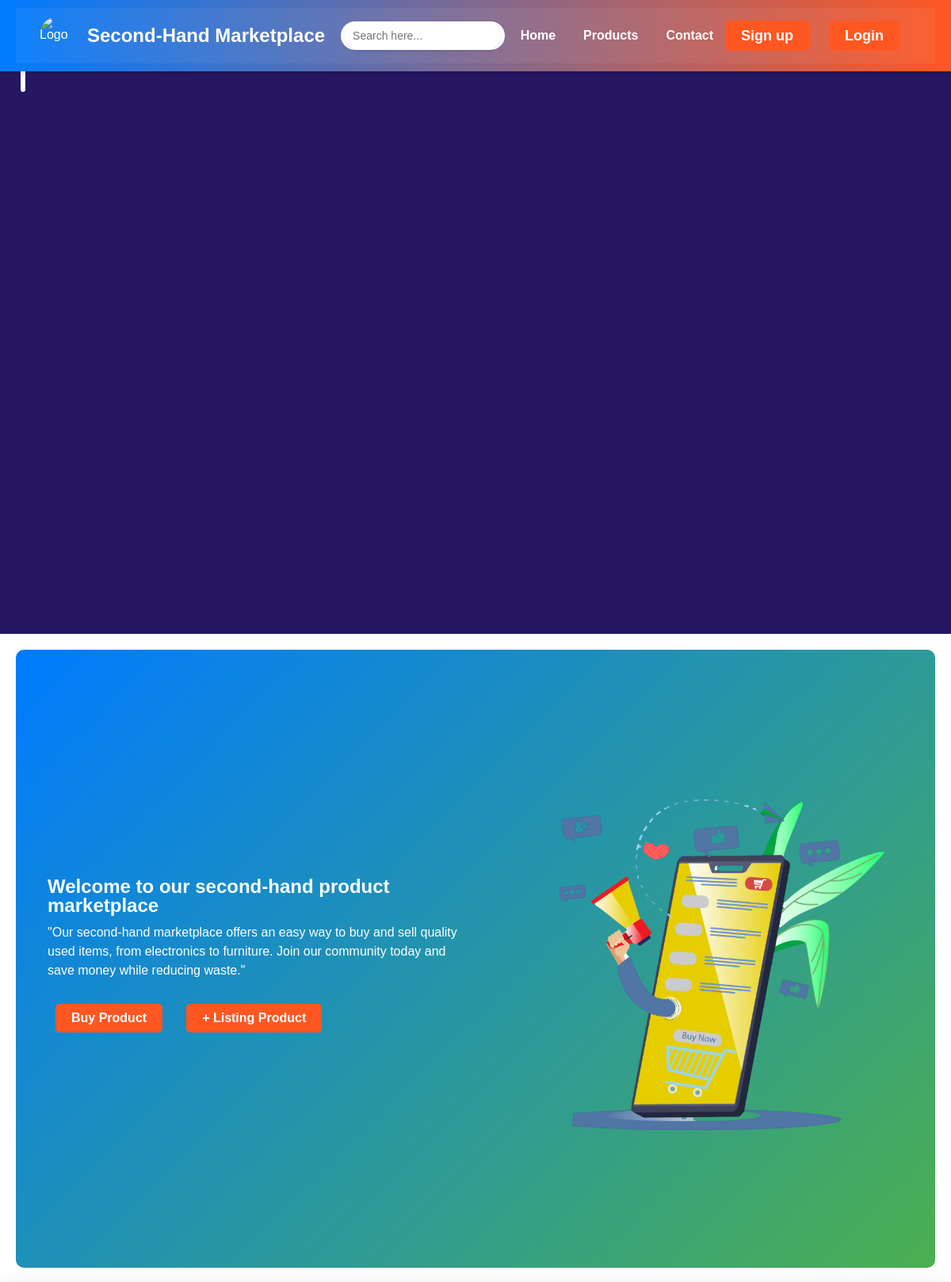
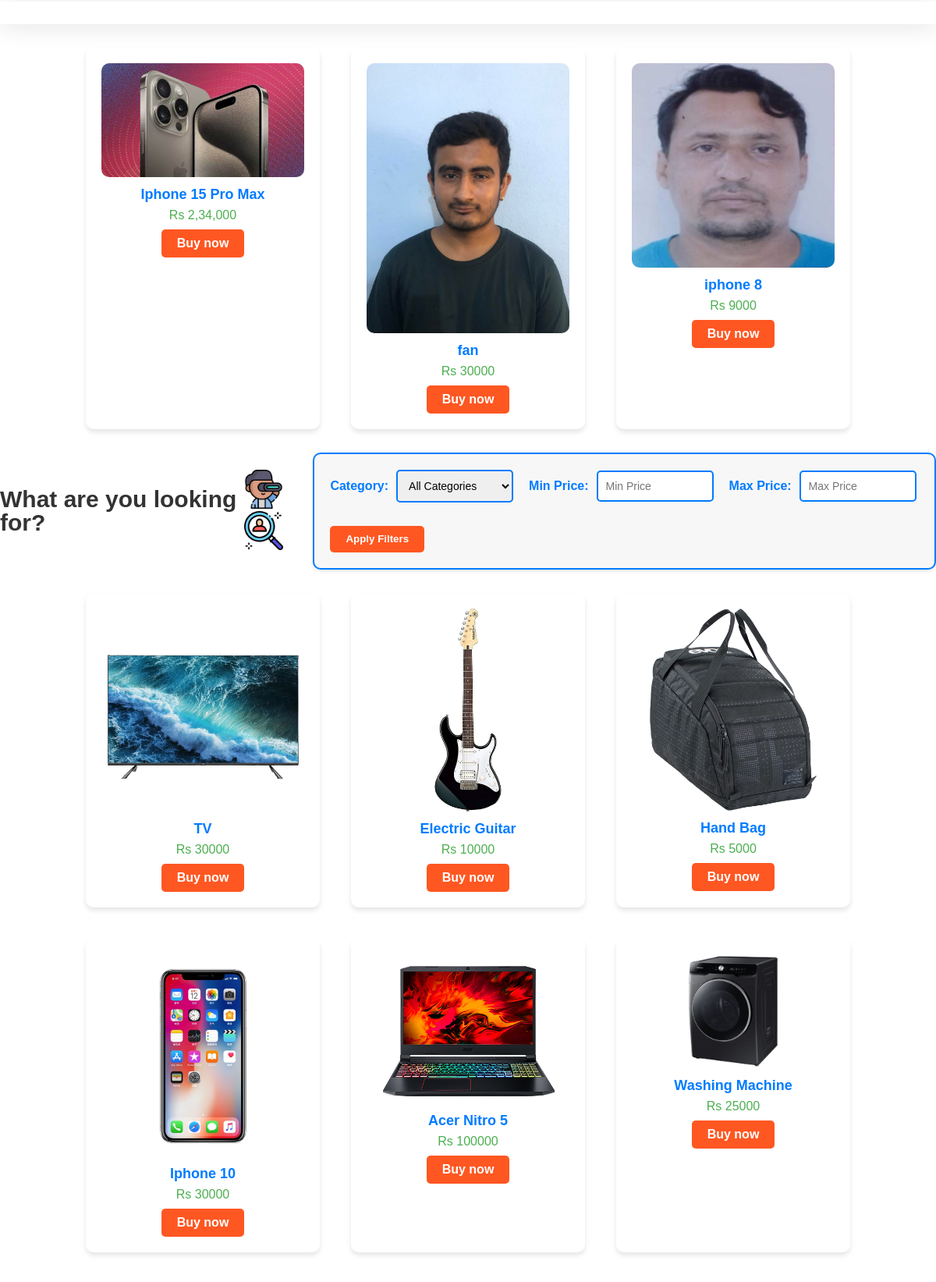
The app's page /userhomepage/homepage.php (upper part) with its own data (2 pictures, top to bottom).
### tables this page shows
CREATE TABLE `productdetails` (
  `Product_id` int(11) NOT NULL,
  `user_id` int(11) NOT NULL,
  `product_name` varchar(100) NOT NULL,
  `category_name` varchar(100) NOT NULL,
  `product_price` varchar(500) NOT NULL,
  `product_image` varchar(300) NOT NULL,
  `product_age` varchar(10) NOT NULL,
  `product_bio` varchar(500) NOT NULL,
  `sell_status` varchar(100) NOT NULL DEFAULT 'pending',
  `display_home` int(1) NOT NULL DEFAULT 1
);

### userhomepage/homepage.php (the view, shortened to what this page needs)
<!DOCTYPE html>
<html lang="en">
<head>
    <link rel="stylesheet" href="../css/homepage.css">
    <link href="https://cdnjs.cloudflare.com/ajax/libs/font-awesome/6.5.2/css/all.min.css" rel="stylesheet">
</head>
<body>
    <?php
    $server = 'localhost';
    $username = 'root';
    $password = '';
    $database = 'myfinalproject';
    $con = mysqli_connect($server, $username, $password, $database);
    ?>
    <div class="supermain-container">
        <div class="innernav-bg">
            <div class="inner-container">
                <div class="logo">
                    <img src="logo.png" alt="Logo" class="logo-img">
                    <h3>Second-Hand Marketplace</h3>
                </div>
                <div class="search">
                    <input type="search" placeholder="Search here..." id="live_search">
                </div>
                <div class="nav-links">
                    <a href="homepage.php">Home</a>
                    <a href="products.php">Products</a>
                    <a href="contact.php">Contact</a>
                </div>
                <div class="auth-buttons">
                    <a class="btn1" onclick="showPopup();">Sign up</a>
                    <a href="../login.php" class="btn2">Login</a>
                </div>
            </div>
        </div>
                <div class="innercontainer-inner">
                    <div class="image">
                        <ion-icon name="person-outline"></ion-icon>
                    </div>
                </div>
            </div>
        <div class="mainslider-container">
    <div class="info-container">
        <h2>Welcome to our second-hand product marketplace</h2>
        <p>"Our second-hand marketplace offers an easy way to buy and sell quality used items, from electronics to furniture. Join our community today and save money while reducing waste."</p>
        <div class="infobutton">
            <a href="../login.php" class="infobtn1">Buy Product</a>
            <a href="../login.php" class="infobtn2">+ Listing Product</a>
        </div>
    </div>
    <div class="slide-container">
        <div class="slider">
            <div class="slide slide1"><img src="img1.png" alt="Slide 1"></div>
        </div>
    </div>
</div>
        <div class="recentlyadd">
            <h3>Recently Added Products</h3>
        </div>
        <div class="product-grid">
            <?php
            $stmt = $con->prepare("SELECT * FROM productdetails WHERE display_home = 1 ORDER BY Product_id DESC LIMIT 3");
            $stmt->execute();
            $result = $stmt->get_result();
            if ($result->num_rows > 0) {
                while ($data = $result->fetch_assoc()) {
            ?>
                    <div class="product-item">
                        <div>
                            <img src="../<?php echo $data['product_image']; ?>" alt="Product Image" class="productlist-img">
                        </div>
                        <div>
                            <h3 class="product-title"><?php echo $data['product_name']; ?></h3>
                            <p class="product-price">Rs <?php echo $data['product_price']; ?></p>
                            <a href="../login.php">Buy now</a>
                        </div>
                    </div>
            <?php
                }
            } else {
                echo "<p>No products found.</p>";
            }
            ?>
        </div>
    <div class="title2block">
    <div>
        <h2>What are you looking for?</h2>
    </div>
    <div>
        <img src="searching.png" alt="searchimg">
        <img src="imgblock2.png" alt="searchimg">
    </div>
    <div class="search-filter">
    <div class="filter-group">
        <label for="category_filter">Category:</label>
        <select id="category_filter">
            <option value="">All Categories</option>
        </select>
    </div>
        <div class="filter-group">
            <label for="min_price">Min Price:</label>
            <input type="number" id="min_price" placeholder="Min Price">
        </div>
        <div class="filter-group">
            <label for="max_price">Max Price:</label>
            <input type="number" id="max_price" placeholder="Max Price">
        </div>
        <button class="apply-button" onclick="applyFilters()">Apply Filters</button>
    </div>
</div>
        <div class="product-grid">
            <?php
            $sql = "SELECT * FROM productdetails WHERE display_home=1";
            $r = mysqli_query($con, $sql);
            while ($data = mysqli_fetch_assoc($r)) {
            ?>
                <div class="product-item">
                    <div>
                        <img src="../<?= $data['product_image'] ?>" alt="Product Image" class="productlist-img">
                    </div>
                    <div>
                        <h3 class="product-title"><?php echo $data['product_name'] ?></h3>
                        <p class="product-price">Rs <?php echo $data['product_price'] ?></p>
                        <a href="../login.php">Buy now</a>
                    </div>
                </div>
            <?php } ?>
        </div>
    <!DOCTYPE html>
    <html>
    <head>
    </head>
    <body>
    </body>
    </html>
</body>
</html>

### userhomepage/homepage.php (style rules this page uses)
.innernav-bg { background: linear-gradient(90deg, #007BFF, #FF5722); padding: 10px 20px; color: white; box-shadow: 0 4px 6px rgba(0, 0, 0, 0.1); position: sticky; top: 0; z-index: 1000; }
.inner-container { display: flex; align-items: center; justify-content: space-between; flex-wrap: wrap; }
.logo { display: flex; align-items: center; gap: 10px; }
.logo-img { width: 50px; height: 50px; border-radius: 50%; }
.search { flex: 1; display: flex; justify-content: center; margin: 0 20px; }
.search input { width: 100%; max-width: 400px; padding: 10px; border: none; border-radius: 20px; outline: none; font-size: 14px; box-shadow: 0 2px 4px rgba(0, 0, 0, 0.1); }
.nav-links { display: flex; gap: 20px; }
.nav-links a { color: white; text-decoration: none; font-weight: bold; transition: color 0.3s ease; }
.inner-container h3 { font-size: 24px; font-weight: bold; color: white; }
.mainslider-container, .product-item, .footer { animation: fadeIn 1s ease-in-out; }
body { background: url('../photo/background-pattern.png') no-repeat center center fixed; background-size: cover; font-family: 'Roboto', sans-serif; color: #333; }
button, .btn1, .btn2, .btn1extra, .btn2extra { background-color: #007BFF; color: white; padding: 10px 20px; border: none; border-radius: 5px; font-weight: bold; cursor: pointer; transition: background-color 0.3s ease, transform 0.3s ease; }
.product-item { background: white; border-radius: 10px; box-shadow: 0 4px 6px rgba(0, 0, 0, 0.1); overflow: hidden; transition: transform 0.3s ease, box-shadow 0.3s ease; text-align: center; padding: 20px; width: 300px; height: auto; margin: 10px; }
.productlist-img { border-radius: 10px; max-width: 100%; height: auto; object-fit: cover; }
.product-grid { display: flex; flex-wrap: wrap; gap: 20px; justify-content: center; }
.search-filter { display: flex; flex-wrap: wrap; gap: 20px; align-items: center; background-color: #f7f7f7; padding: 20px; border-radius: 5px; box-shadow: 0 2px 4px rgba(0, 0, 0, 0.1); }
.filter-group { display: flex; align-items: center; }
.filter-group label { font-weight: bold; margin-right: 10px; }
.filter-group select, .filter-group input { padding: 8px; font-size: 14px; border: 1px solid #ccc; border-radius: 4px; width: 150px; }
.filter-group select { flex-grow: 1; }
.apply-button { margin-top: 10px; }
optgroup option, option { padding: 10px; }
.mainslider-container { display: flex; align-items: center; justify-content: space-between; padding: 40px; background: linear-gradient(135deg, #007BFF, #4CAF50); color: white; border-radius: 10px; margin: 20px; }
.infobutton a { display: inline-block; padding: 10px 20px; margin: 10px; background-color: #FF5722; color: white; border-radius: 5px; text-decoration: none; font-weight: bold; transition: transform 0.3s ease, background-color 0.3s ease; }
.product-title { font-size: 18px; font-weight: bold; color: #007BFF; }
.product-price { font-size: 16px; color: #4CAF50; margin: 10px 0; }
.productlist-img { border-radius: 10px; max-width: 100%; height: auto; }
.search-filter { background: #F7F7F7; border: 2px solid #007BFF; border-radius: 10px; padding: 20px; display: flex; gap: 20px; flex-wrap: wrap; }
.filter-group label { font-weight: bold; color: #007BFF; }
.filter-group input, .filter-group select { border: 2px solid #007BFF; border-radius: 5px; padding: 10px; font-size: 14px; width: 150px; }
.apply-button { background-color: #FF5722; color: white; padding: 10px 20px; border: none; border-radius: 5px; font-weight: bold; cursor: pointer; transition: background-color 0.3s ease; }

### records on screen
productdetails: product_image (picture), product_name "Iphone 15 Pro Max", product_price "2,34,000"
productdetails: product_image (picture), product_name "fan", product_price "30000"
productdetails: product_image (picture), product_name "iphone 8", product_price "9000"
productdetails: product_image (picture), product_name "TV", product_price "30000"
productdetails: product_image (picture), product_name "Electric Guitar", product_price "10000"
productdetails: product_image (picture), product_name "Hand Bag", product_price "5000"
productdetails: product_image (picture), product_name "Iphone 10", product_price "30000"
productdetails: product_image (picture), product_name "Acer Nitro 5", product_price "100000"
productdetails: product_image (picture), product_name "Washing Machine", product_price "25000"
